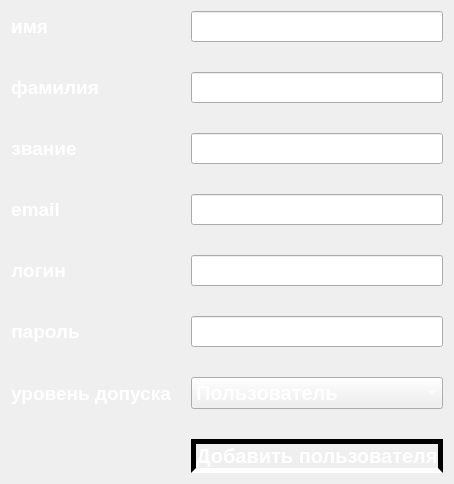
                    <widget class="QWidget" name="tab_add_data">
                     <property name="font">
                      <font>
                       <pointsize>14</pointsize>
                       <weight>75</weight>
                       <bold>true</bold>
                      </font>
                     </property>
                     <attribute name="title">
                      <string>Добавить</string>
                     </attribute>
                     <layout class="QVBoxLayout" name="verticalLayout_29">
                      <item>
                       <layout class="QFormLayout" name="formLayout">
                        <property name="horizontalSpacing">
                         <number>20</number>
                        </property>
                        <property name="verticalSpacing">
                         <number>30</number>
                        </property>
                        <property name="topMargin">
                         <number>0</number>
                        </property>
                        <item row="0" column="0">
                         <widget class="QLabel" name="label_6">
                          <property name="font">
                           <font>
                            <pointsize>14</pointsize>
                            <weight>75</weight>
                            <bold>true</bold>
                           </font>
                          </property>
                          <property name="styleSheet">
                           <string notr="true">color: rgb(255, 255, 255);</string>
                          </property>
                          <property name="text">
                           <string>имя</string>
                          </property>
                          <property name="alignment">
                           <set>Qt::AlignCenter</set>
                          </property>
                         </widget>
                        </item>
                        <item row="0" column="1">
                         <widget class="QLineEdit" name="le_name">
                          <property name="maximumSize">
                           <size>
                            <width>1000</width>
                            <height>16777215</height>
                           </size>
                          </property>
                          <property name="font">
                           <font>
                            <pointsize>14</pointsize>
                            <weight>75</weight>
                            <bold>true</bold>
                           </font>
                          </property>
                          <property name="styleSheet">
                           <string notr="true">color: rgb(255, 255, 255);</string>
                          </property>
                         </widget>
                        </item>
                        <item row="1" column="0">
                         <widget class="QLabel" name="label_7">
                          <property name="font">
                           <font>
                            <pointsize>14</pointsize>
                            <weight>75</weight>
                            <bold>true</bold>
                           </font>
                          </property>
                          <property name="styleSheet">
                           <string notr="true">color: rgb(255, 255, 255);</string>
                          </property>
                          <property name="text">
                           <string>фамилия</string>
                          </property>
                          <property name="alignment">
                           <set>Qt::AlignCenter</set>
                          </property>
                         </widget>
                        </item>
                        <item row="1" column="1">
                         <widget class="QLineEdit" name="le_soname">
                          <property name="maximumSize">
                           <size>
                            <width>1000</width>
                            <height>16777215</height>
                           </size>
                          </property>
                          <property name="font">
                           <font>
                            <pointsize>14</pointsize>
                            <weight>75</weight>
                            <bold>true</bold>
                           </font>
                          </property>
                          <property name="styleSheet">
                           <string notr="true">color: rgb(255, 255, 255);</string>
                          </property>
                         </widget>
                        </item>
                        <item row="2" column="0">
                         <widget class="QLabel" name="label_8">
                          <property name="font">
                           <font>
                            <pointsize>14</pointsize>
                            <weight>75</weight>
                            <bold>true</bold>
                           </font>
                          </property>
                          <property name="styleSheet">
                           <string notr="true">color: rgb(255, 255, 255);</string>
                          </property>
                          <property name="text">
                           <string>звание</string>
                          </property>
                          <property name="alignment">
                           <set>Qt::AlignCenter</set>
                          </property>
                         </widget>
                        </item>
                        <item row="2" column="1">
                         <widget class="QLineEdit" name="le_rank">
                          <property name="maximumSize">
                           <size>
                            <width>1000</width>
                            <height>16777215</height>
                           </size>
                          </property>
                          <property name="font">
                           <font>
                            <pointsize>14</pointsize>
                            <weight>75</weight>
                            <bold>true</bold>
                           </font>
                          </property>
                          <property name="styleSheet">
                           <string notr="true">color: rgb(255, 255, 255);</string>
                          </property>
                         </widget>
                        </item>
                        <item row="3" column="0">
                         <widget class="QLabel" name="label_9">
                          <property name="font">
                           <font>
                            <pointsize>14</pointsize>
                            <weight>75</weight>
                            <bold>true</bold>
                           </font>
                          </property>
                          <property name="styleSheet">
                           <string notr="true">color: rgb(255, 255, 255);</string>
                          </property>
                          <property name="text">
                           <string>email</string>
                          </property>
                          <property name="alignment">
                           <set>Qt::AlignCenter</set>
                          </property>
                         </widget>
                        </item>
                        <item row="3" column="1">
                         <widget class="QLineEdit" name="le_email">
                          <property name="maximumSize">
                           <size>
                            <width>1000</width>
                            <height>16777215</height>
                           </size>
                          </property>
                          <property name="font">
                           <font>
                            <pointsize>14</pointsize>
                            <weight>75</weight>
                            <bold>true</bold>
                           </font>
                          </property>
                          <property name="styleSheet">
                           <string notr="true">color: rgb(255, 255, 255);</string>
                          </property>
                         </widget>
                        </item>
                        <item row="4" column="0">
                         <widget class="QLabel" name="label_10">
                          <property name="font">
                           <font>
                            <pointsize>14</pointsize>
                            <weight>75</weight>
                            <bold>true</bold>
                           </font>
                          </property>
                          <property name="styleSheet">
                           <string notr="true">color: rgb(255, 255, 255);</string>
                          </property>
                          <property name="text">
                           <string>логин</string>
                          </property>
                          <property name="alignment">
                           <set>Qt::AlignCenter</set>
                          </property>
                         </widget>
                        </item>
                        <item row="4" column="1">
                         <widget class="QLineEdit" name="le_login_2">
                          <property name="maximumSize">
                           <size>
                            <width>1000</width>
                            <height>16777215</height>
                           </size>
                          </property>
                          <property name="font">
                           <font>
                            <pointsize>14</pointsize>
                            <weight>75</weight>
                            <bold>true</bold>
                           </font>
                          </property>
                          <property name="styleSheet">
                           <string notr="true">color: rgb(255, 255, 255);</string>
                          </property>
                         </widget>
                        </item>
                        <item row="5" column="0">
                         <widget class="QLabel" name="label_11">
                          <property name="font">
                           <font>
                            <pointsize>14</pointsize>
                            <weight>75</weight>
                            <bold>true</bold>
                           </font>
                          </property>
                          <property name="styleSheet">
                           <string notr="true">color: rgb(255, 255, 255);</string>
                          </property>
                          <property name="text">
                           <string>пароль</string>
                          </property>
                          <property name="alignment">
                           <set>Qt::AlignCenter</set>
                          </property>
                         </widget>
                        </item>
                        <item row="5" column="1">
                         <widget class="QLineEdit" name="le_password_2">
                          <property name="maximumSize">
                           <size>
                            <width>1000</width>
                            <height>16777215</height>
                           </size>
                          </property>
                          <property name="font">
                           <font>
                            <pointsize>14</pointsize>
                            <weight>75</weight>
                            <bold>true</bold>
                           </font>
                          </property>
                          <property name="styleSheet">
                           <string notr="true">color: rgb(255, 255, 255);</string>
                          </property>
                         </widget>
                        </item>
                        <item row="6" column="0">
                         <widget class="QLabel" name="label_12">
                          <property name="font">
                           <font>
                            <pointsize>14</pointsize>
                            <weight>75</weight>
                            <bold>true</bold>
                           </font>
                          </property>
                          <property name="styleSheet">
                           <string notr="true">color: rgb(255, 255, 255);</string>
                          </property>
                          <property name="text">
                           <string>уровень допуска</string>
                          </property>
                          <property name="alignment">
                           <set>Qt::AlignCenter</set>
                          </property>
                          <property name="wordWrap">
                           <bool>true</bool>
                          </property>
                         </widget>
                        </item>
                        <item row="7" column="1">
                         <widget class="QPushButton" name="btn_add_new_user">
                          <property name="maximumSize">
                           <size>
                            <width>1000</width>
                            <height>16777215</height>
                           </size>
                          </property>
                          <property name="font">
                           <font>
                            <pointsize>15</pointsize>
                            <weight>75</weight>
                            <bold>true</bold>
                           </font>
                          </property>
                          <property name="styleSheet">
                           <string notr="true">color: rgb(255, 255, 255);
border: 5px solid;
border-bottom-color: rgb(255, 255, 255);</string>
                          </property>
                          <property name="text">
                           <string>Добавить пользователя</string>
                          </property>
                         </widget>
                        </item>
                        <item row="6" column="1">
                         <widget class="QComboBox" name="cb_user_role">
                          <property name="maximumSize">
                           <size>
                            <width>1000</width>
                            <height>16777215</height>
                           </size>
                          </property>
                          <property name="font">
                           <font>
                            <pointsize>15</pointsize>
                            <weight>75</weight>
                            <bold>true</bold>
                           </font>
                          </property>
                          <property name="styleSheet">
                           <string notr="true">color: rgb(255, 255, 255);</string>
                          </property>
                          <item>
                           <property name="text">
                            <string>Пользователь</string>
                           </property>
                          </item>
                          <item>
                           <property name="text">
                            <string>Администратор</string>
                           </property>
                          </item>
                         </widget>
                        </item>
                       </layout>
                      </item>
                     </layout>
                    </widget>
